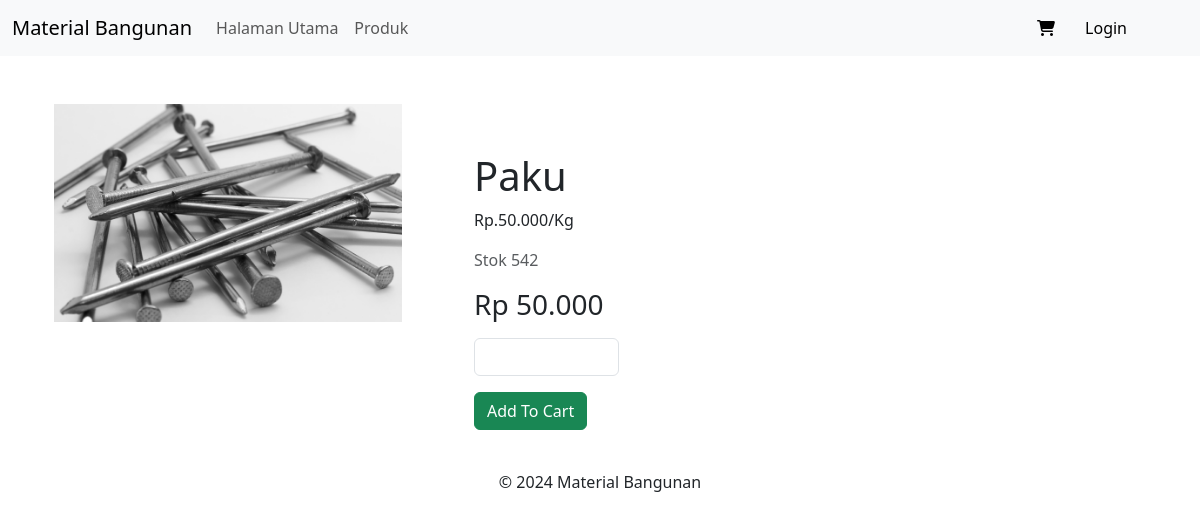
The app's page /detail_material.php?hal=detail&id=27, older data.
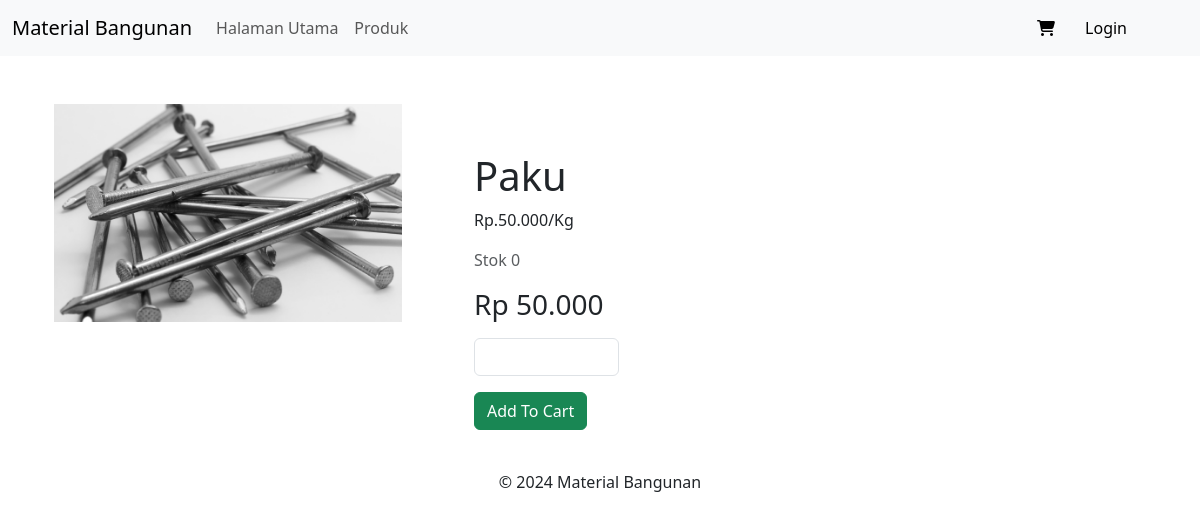
The same page, newer data.
### tables this page shows
CREATE TABLE `data_material` (
  `id_material` int(11) NOT NULL,
  `nama_material` varchar(50) NOT NULL,
  `deskripsi_material` varchar(255) NOT NULL,
  `harga_material` int(20) NOT NULL,
  `stok_material` int(20) NOT NULL,
  `gambar_material` varchar(255) NOT NULL
);

### detail_material.php (the view, shortened to what this page needs)
<?php include 'partials/header.php'; ?>
<?php
if(isset($_GET['hal'])){
    if($_GET['hal'] == "detail"){
        $tampil = mysqli_query($koneksi, "SELECT * FROM data_material WHERE id_material = '$_GET[id]'");
        $data = mysqli_fetch_array($tampil);
        if($data){
            $nama_material = $data['nama_material'];
            $deskripsi = $data['deskripsi_material'];
            $harga = $data['harga_material'];
            $stok = $data['stok_material'];
            $gambar = $data['gambar_material'];
        }
    }
}
?>
<section class="container mt-5">
    <div class="row">
        <div class="col-md-4">
            <div class="mb-4">
                <img src="<?= $gambar; ?>" class="card-img-top" alt="Material">
            </div>
        </div>
        <div class="col-md-7">
            <div class="mb-4 mt-5">
                <div class="card-body ms-5">
                    <h1 class="card-title"><?= $nama_material; ?></h1>
                    <p class="card-text mt-2"><?= $deskripsi; ?></p>
                    <p class="text-muted">
                        Stok <?= $stok; ?>
                    </p>
                    <h3 class="mb-3"><?= "Rp " . number_format($harga, 0, ',', '.'); ?></h3>
                    <form action="" method="post" onsubmit="return checkLoginStatus()">
                        <div class="mb-3 col-3">
                            <input type="number" class="form-control" id="jumlah" name="jumlah" oninput="validasiInput(this)" required autofocus>
                        </div>
                        <button type="submit" class="btn btn-success" name="simpan">Add To Cart</button>
                    </form>
                </div>
            </div>
        </div>
    </div>
</section>
<?php include 'partials/footer.php'; ?>

Row changes from the older to the newer data that the page shows:
changed data_material "Paku": stok_material "542" → "0"
